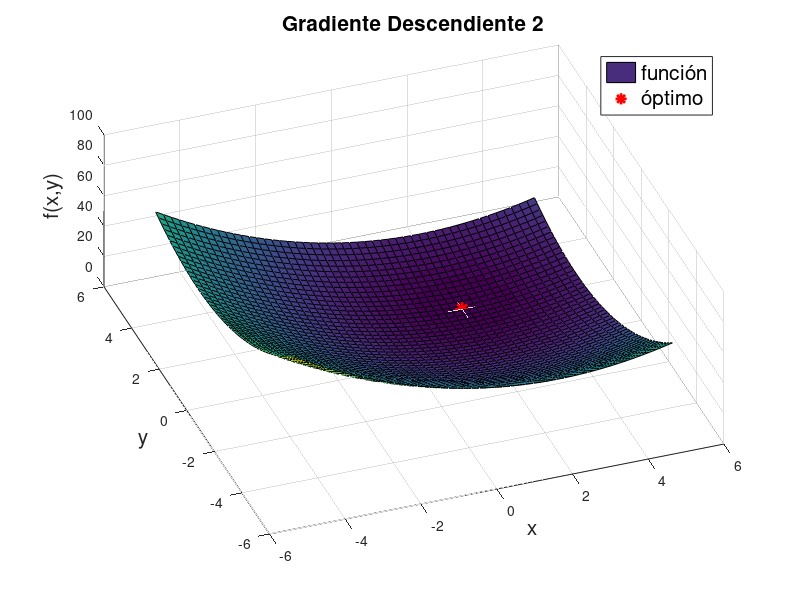
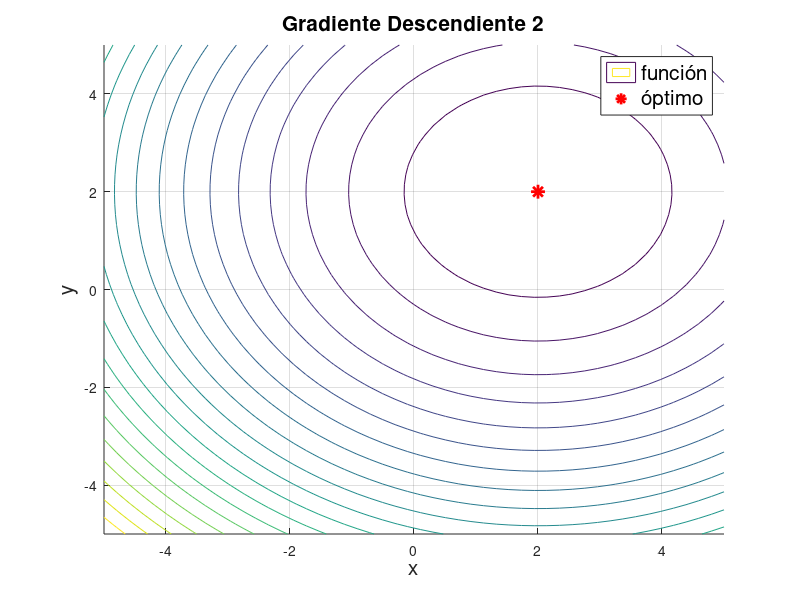

MATLAB code for these plots, in order:
clear
close all
clc

f=@(x,y) (x-2).^2+(y-2).^2; %funcion objetivo
fpx=@(x,y) 2*(x-2);%derivada parcial respecto de x
fpy=@(x,y) 2*(y-2);%derivada parcial respecto de y

xi = [4 4]';
h = 0.1;


for i=1:100
    Gxy = [fpx(xi(1,1),xi(2,1)),fpy(xi(1,1),xi(2,1))]';
    xi=xi-h*Gxy;
end



x_lim = linspace(-5,5,50); % límites para eje x, -5 es inferior, 5 es superior, con 50 puntos
y_lim = linspace(-5,5,50); % límites para eje y, -5 es inferior, 5 es superior, con 50 puntos

[x,y] = meshgrid(x_lim,y_lim); % creamos una rejilla de puntos (x,y) para crear el plot
z = f(x,y); % evaluación de cada elemento en la rejilla para crear su valor en el eje z

figure
hold on
grid on

surf(x,y,z) % plot de la rejilla en 3D
plot3(xi(1,1),xi(2,1),f(xi(1,1),xi(2,1)),'r*','LineWidth',2,'MarkerSize',10) % plot de un punto cualqueira en 3
legend({'función','óptimo'},'FontSize',15)

title('Gradiente Descendiente 2','FontSize',15)
xlabel('x','FontSize',15)
ylabel('y','FontSize',15)
zlabel('f(x,y)','FontSize',15)
view([-20,60]) % estos valores definen la vista 3D del plot

figure
hold on
grid on

contour(x,y,z,20) % plot de la rejilla en 2D
plot(xi(1,1),xi(2,1),'r*','LineWidth',2,'MarkerSize',10) % plot de un punto cualqueira en 2D
legend({'función','óptimo'},'FontSize',15)

title('Gradiente Descendiente 2','FontSize',15)
xlabel('x','FontSize',15)
ylabel('y','FontSize',15)

